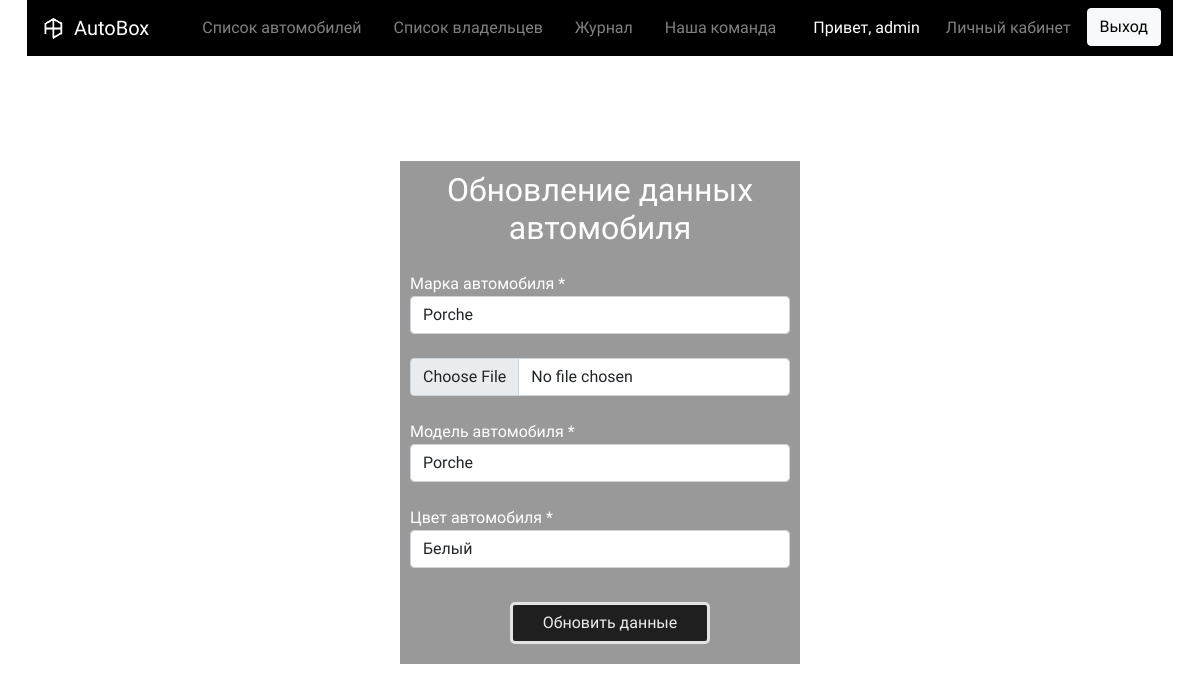
/pages/update.php?id=13 (signed in), run on the app's committed database.
### tables this page shows
CREATE TABLE `cars` (
  `id` int(11) UNSIGNED NOT NULL,
  `image` varchar(100) NOT NULL,
  `brand` varchar(70) NOT NULL,
  `model` varchar(35) NOT NULL,
  `color` varchar(70) NOT NULL
);

### pages/update.php (the view, shortened to what this page needs)
<?php
$car_id = $_GET['id'];
$db = connect();
$cars = $db -> prepare( "SELECT * FROM cars WHERE id = :id");
$cars -> bindParam(':id',$car_id);
$cars->execute();
$auto = $cars->fetch(PDO::FETCH_ASSOC);
$name_brand = $_GET['name_brand'];
$brands = $db -> prepare( "SELECT * FROM brand WHERE name_brand = :name_brand");
$brands->bindParam(':name_brand', $name_brand);
$brands->execute();
$brand = $brands->fetch(PDO::FETCH_ASSOC);
?>
<!DOCTYPE html>
<html lang="en">
<head>
    <link rel="stylesheet" href="https://stackpath.bootstrapcdn.com/bootstrap/5.0.0-alpha1/css/bootstrap.min.css">
    <link rel="stylesheet" href="../css/style.css">
</head>
<body>
<header>
    <div class="container">
        <nav class="navbar navbar-expand-lg navbar-dark" style="background-color: #000000;">
            <div class="container-fluid">
                <a class="navbar-brand" href="/index.php ">
                    <img src="../img/Logo.jpg" width="30" height="30" class="d-inline-block align-top" loading="lazy">
                    AutoBox</a>
                <nav class="nav">
                    <a class="nav-link" href="/pages/auto.php">Список автомобилей</a>
                    <a class="nav-link" href="/pages/owner.php">Список владельцев</a>
                    <a class="nav-link" href="/pages/journal.php">Журнал </a>
                    <a class="nav-link" href="/pages/team.php">Наша команда</a>
                </nav>
                <ul class="nav justify-content-end">
                    <?php
                    if (!isset($_SESSION['user'])) :
                        ?>
                        <li class="nav-item">
                            <a class="nav-link" href="/pages/auth.php">Вход</a>
                        </li>
                        <li class="nav-item">
                            <button type="button" class="btn btn-light" onclick="window.location.href ='/pages/registration.php'">Регистрация</button>
                        </li>
                    <?php else : ?>
                        <li class="nav-item">
                            <h6 class="hello-title">Привет, <?= $_SESSION['array']['login'] ?></h6>
                        </li>
                        <li class="nav-item"><a class="nav-link" href="/pages/lk.php">Личный кабинет</a>
                        <li>
                        <li class="nav-item">
                            <button type="button" class="btn btn-light" onclick="window.location.href ='/php/logout.php'">Выход</button>
                        </li>
                    <?php endif; ?>
                </ul>
            </div>
        </nav>
    </div>
</header>
<div class="admin">
    <div class="container_reg">
        <form style="margin-top: 55px; background-color: rgba(0, 0, 0, 0.4); padding: 10px" class="register-form" name="register-form" id="register-form" action="../php/change.php" method="post" enctype="multipart/form-data">
            <h2>Обновление данных автомобиля</h2><br>
            <?php if($name_brand) { ?>
            <input type="hidden" name="name_brand" value="<?= $brand['name_brand'] ?>">
            <?php }else { ?>
            <label style="color:white; text-align: left;" for="brand">Марка автомобиля * <span id="br"></span></label>
            <input type="text" class="form-control" name="brand" value="<?= $auto['brand'] ?>" id="br" onBlur="validationBrand()" placeholder="Введите название автомобиля"><br>
            <?php } ?>
            <input type="file" class="form-control" name="image" value="<?= $auto['image'] ?>"><br>
            <label style="color:white; text-align: left;" for="color">Модель автомобиля * <span id="md"></span></label>
            <input type="text" class="form-control" name="model" value="<?= $auto['model'] ?>" id="md" onBlur="validationModel()" placeholder="Введите модель автомобиля"><br>
            <label style="color:white; text-align: left;    " for="color">Цвет автомобиля * <span id="cl"></span></label>
            <input type="text" class="form-control" name="color" value="<?= $auto['color'] ?>" id="cl" onBlur="validationColor()" placeholder="Введите цвет автомобиля"><br>
            <button class="btn-reg" onclick="checkall()" type="submit">Обновить данные</button>
        </form>
    </div>
</div>
</body>
</html>

### css/style.css (style rules this page uses)
body { font-family: 'Quantico', sans-serif; background-image: url("https://aishaspb.ru/uploads/s/c/a/q/caqumwemrsxf/img/full_wukuMGYo.jpg"); background-repeat: no-repeat; background-attachment: fixed; background-position: center; background-size: cover; }
*, *::before, *::after { box-sizing: border-box; }
h1, h2, h3, h4, h5, h6 { margin: 0px; text-align: center; color: #ffffff; }
.container { width: 100%; min-width: 1170px; margin: 0 auto; }
.nav { font-size: 16px; justify-content: center; }
.nav-link { color: gray; }
.container_reg { display: flex; align-items: center; justify-content: center; text-align: center; margin-top: 50px; width: 100%; }
.register-form { display: flex; flex-direction: column; width: 400px; }
.btn-reg { color: white; margin: 10px 100px; padding: 6px; border: 3px solid whitesmoke; background-color: black; width: 200px; border-radius: 5px; opacity: .8; }
.hello-title { margin-top: 10px; margin-right: 10px; }

### data on the page
cars: brand "Porche", model "Porche", color "Белый"

### other printed values
$_SESSION['array']['login'] "admin"
